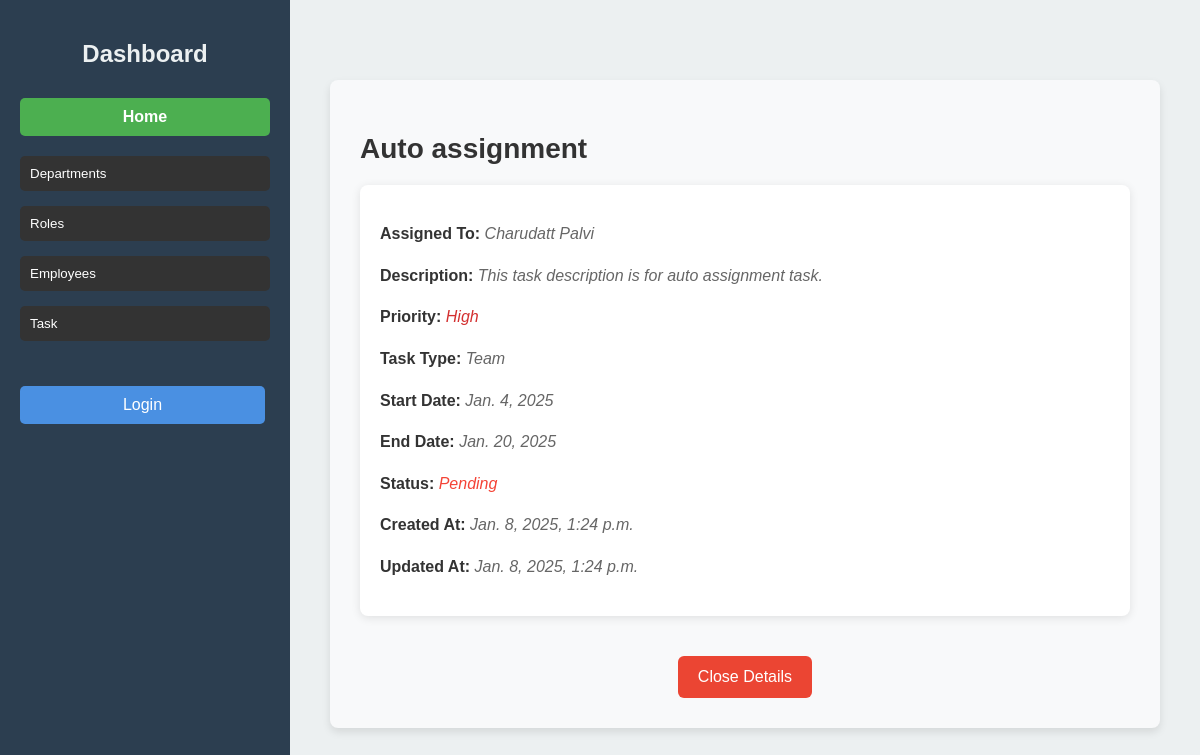
Page /task-details/2/ on the committed database.
### deptapp/models.py (models this page shows, shortened)
class Task(models.Model):
    task_id = models.AutoField(primary_key=True)
    title = models.CharField(max_length=200)
    description = models.TextField()
    priority = models.CharField(max_length=10, choices=[('High', 'High'), ('Medium', 'Medium'), ('Low', 'Low')])
    task_type = models.CharField(max_length=20, choices=[('Individual', 'Individual'), ('Team', 'Team')])
    assigned_to = models.ForeignKey(Users, on_delete=models.CASCADE, related_name='tasks')
    created_by = models.ForeignKey(Users, on_delete=models.CASCADE, related_name='created_tasks')
    start_date = models.DateField()
    end_date = models.DateField()
    status = models.CharField(max_length=20, choices=[('Pending', 'Pending'), ('In Progress', 'In Progress'), ('Completed', 'Completed')], default='Pending')
    created_at = models.DateTimeField(auto_now_add=True)
    updated_at = models.DateTimeField(auto_now=True)

class Users(AbstractBaseUser, PermissionsMixin):
    first_name = models.CharField(max_length=50)
    last_name = models.CharField(max_length=50)
    email = models.EmailField(unique=True)
    mobile = models.CharField(max_length=10)
    role = models.ForeignKey('Roles', on_delete=models.SET_NULL, null=True)
    department = models.ForeignKey('Depart', on_delete=models.SET_NULL, null=True)
    reporting_manager = models.ForeignKey('self', on_delete=models.SET_NULL, null=True, blank=True)
    date_of_joining = models.DateField(auto_now_add=True)
    username = models.CharField(unique=True, max_length=100)
    password = models.CharField(max_length=255)
    created_at = models.DateTimeField(auto_now_add=True)
    updated_at = models.DateTimeField(auto_now=True)
    is_active = models.BooleanField(default=True)
    is_staff = models.BooleanField(default=False)
    objects = UserManager()
    USERNAME_FIELD = 'username'
    REQUIRED_FIELDS = ['email']

### deptapp/views.py (the view)
# urls.py: path('task-details/<int:task_id>/', views.task_details, name='task_details'),
def task_details(request, task_id):
    task = get_object_or_404(Task, task_id=task_id)
    context = {
        'task': task
    }
    return render(request, 'task_details.html', context)

### templates/task_details.html (shortened to what this page needs)
{% extends 'base.html' %}
{% block content %}
    <div class="task-details-container">
        <h2 class="task-title">{{ task.title }}</h2>
        <div class="task-info">
            <p><strong>Assigned To:</strong> <span class="task-detail">{{ task.assigned_to.first_name }} {{ task.assigned_to.last_name }}</span></p>
            <p><strong>Description:</strong> <span class="task-detail">{{ task.description }}</span></p>
            <p><strong>Priority:</strong> <span class="task-detail priority-{{ task.priority|lower }}">{{ task.priority }}</span></p>
            <p><strong>Task Type:</strong> <span class="task-detail">{{ task.task_type }}</span></p>
            <p><strong>Start Date:</strong> <span class="task-detail">{{ task.start_date }}</span></p>
            <p><strong>End Date:</strong> <span class="task-detail">{{ task.end_date }}</span></p>
            <p><strong>Status:</strong> <span class="task-detail status-{{ task.status|lower }}">{{ task.get_status_display }}</span></p>
            <p><strong>Created At:</strong> <span class="task-detail">{{ task.created_at }}</span></p>
            <p><strong>Updated At:</strong> <span class="task-detail">{{ task.updated_at }}</span></p>
        </div>
        <div class="task-actions">
            <a href="#" class="action-btn close-details-btn" onclick="window.history.back(); return false;">Close Details</a>
        </div>
    </div>
{% endblock %}

### static/css/style.css (style rules this page uses)
body, html { margin: 0; padding: 0; font-family: Arial, sans-serif; display: flex; height: 100vh; flex-direction: column; }
@media (min-width: 768px) { body { flex-direction: row; } }

### templates/task_details.html (style rules this page uses)
.task-details-container { padding: 30px; background-color: #f8f9fa; border-radius: 8px; box-shadow: 0 4px 8px rgba(0, 0, 0, 0.1); max-width: 900px; margin: 40px auto; }
.task-title { font-size: 28px; font-weight: bold; color: #333; margin-bottom: 20px; }
.task-info { background-color: #fff; padding: 20px; border-radius: 8px; box-shadow: 0 2px 10px rgba(0, 0, 0, 0.1); margin-bottom: 20px; }
.task-info p { font-size: 16px; color: #555; line-height: 1.6; }
.task-info p strong { color: #333; font-weight: bold; }
.task-detail { font-style: italic; color: #666; }
.priority-high { color: #d32f2f; }
.status-pending { color: #f44336; }
.task-actions { text-align: center; }
.action-btn { padding: 12px 20px; background-color: #007bff; color: white; font-size: 16px; text-decoration: none; border-radius: 6px; display: inline-block; margin-top: 20px; transition: background-color 0.3s ease; }
.close-details-btn { background-color:rgb(235, 69, 51); }

### rows in the picture
Task: title "Auto assignment", assigned_to.first_name "Charudatt", assigned_to.last_name "Palvi", description "This task description is for auto assignment task.", priority "High", task_type "Team", start_date "Jan. 4, 2025", end_date "Jan. 20, 2025", status "Pending", created_at "Jan. 8, 2025, 1:24 p.m.", updated_at "Jan. 8, 2025, 1:24 p.m."
